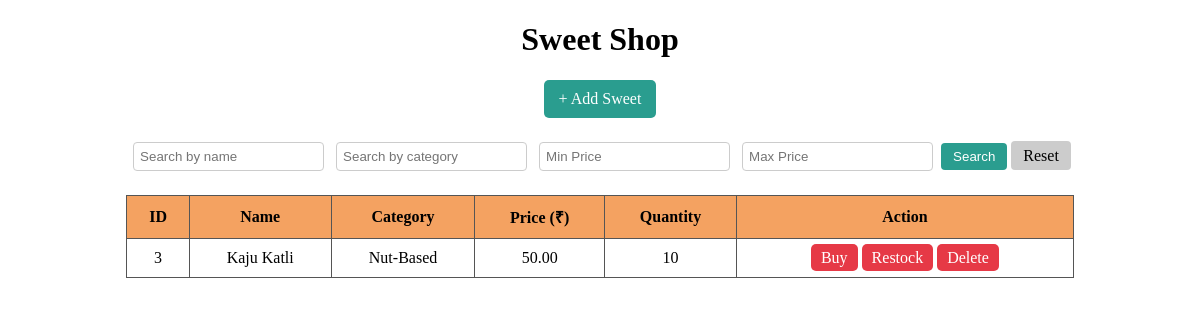
The app's page /, older data.
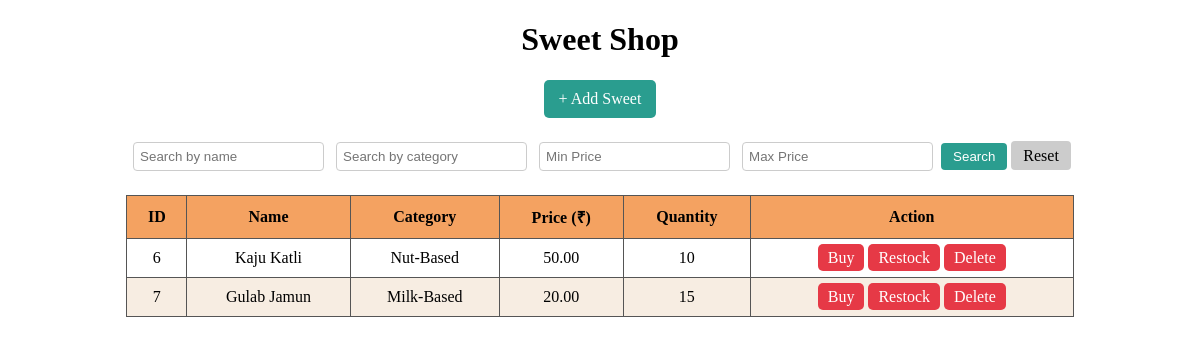
The same page, newer data.
### store/models.py (models this page shows)
class Sweet(models.Model):
    name = models.CharField(max_length=100)
    category = models.CharField(max_length=50)
    price = models.DecimalField(max_digits=7, decimal_places=2)
    quantity = models.PositiveIntegerField()

### store/views.py (the view)
# urls.py: path('', views.sweet_list, name='sweet_list'),
def sweet_list(request):
    sweets = Sweet.objects.all()
    form = SweetForm()
    name_query = request.GET.get('name', '')
    category_query = request.GET.get('category', '')
    min_price = request.GET.get('min_price', '')
    max_price = request.GET.get('max_price', '')
    if name_query:
        sweets = sweets.filter(name__icontains=name_query)
    if category_query:
        sweets = sweets.filter(category__icontains=category_query)
    if min_price:
        sweets = sweets.filter(price__gte=min_price)
    if max_price:
        sweets = sweets.filter(price__lte=max_price)
    return render(request, 'index.html', {
        'sweets': sweets,
        'form': form,
        'filters': {
            'name': name_query,
            'category': category_query,
            'min_price': min_price,
            'max_price': max_price,
        }
    })

### store/forms.py
class SweetForm(forms.ModelForm):
    class Meta:
        model = Sweet
        fields = ['name', 'category', 'price', 'quantity']

### templates/index.html (shortened to what this page needs)
<!DOCTYPE html>
<html>
<head>
</head>
<body>
    <h1 style="text-align: center;">Sweet Shop</h1>
    <a class="add-button" href="#" onclick="openModal()">+ Add Sweet</a>
    <form method="get" style="text-align: center; margin-bottom: 20px;">
        <input type="text" name="name" placeholder="Search by name" value="{{ filters.name }}" />
        <input type="text" name="category" placeholder="Search by category" value="{{ filters.category }}" />
        <input type="number" name="min_price" placeholder="Min Price" step="0.01" value="{{ filters.min_price }}" />
        <input type="number" name="max_price" placeholder="Max Price" step="0.01" value="{{ filters.max_price }}" />
        <button type="submit">Search</button>
        <a href="{% url 'sweet_list' %}">Reset</a>
    </form>
    <table>
        <thead>
            <tr>
                <th>ID</th>
                <th>Name</th>
                <th>Category</th>
                <th>Price (₹)</th>
                <th>Quantity</th>
                <th>Action</th>
            </tr>
        </thead>
        <tbody>
            {% for sweet in sweets %}
            <tr>
                <td>{{ sweet.id }}</td>
                <td>{{ sweet.name }}</td>
                <td>{{ sweet.category }}</td>
                <td>{{ sweet.price }}</td>
                <td>{{ sweet.quantity }}</td>
                <td>
                    <a class="button" href="#"
                        onclick="openBuyModal({{ sweet.id }}, '{{ sweet.name }}', '{{ sweet.category }}', '{{ sweet.price }}')">Buy</a>
                    <a class="button" href="#"
                        onclick="openRestockModal({{ sweet.id }}, '{{ sweet.name }}', '{{ sweet.category }}', '{{ sweet.price }}')">Restock</a>
                    <a class="button" href="{% url 'delete_sweet' sweet.id %}">Delete</a>
                </td>
            </tr>
            {% empty %}
            <tr>
                <td colspan="6">No sweets available.</td>
            </tr>
            {% endfor %}
        </tbody>
    </table>
</body>
</html>

Row changes from the older to the newer data that the page shows:
removed Sweet: id "3", name "Kaju Katli", category "Nut-Based", price "50.00", quantity "10"
added Sweet: id "6", name "Kaju Katli", category "Nut-Based", price "50.00", quantity "10"
added Sweet: id "7", name "Gulab Jamun", category "Milk-Based", price "20.00", quantity "15"
